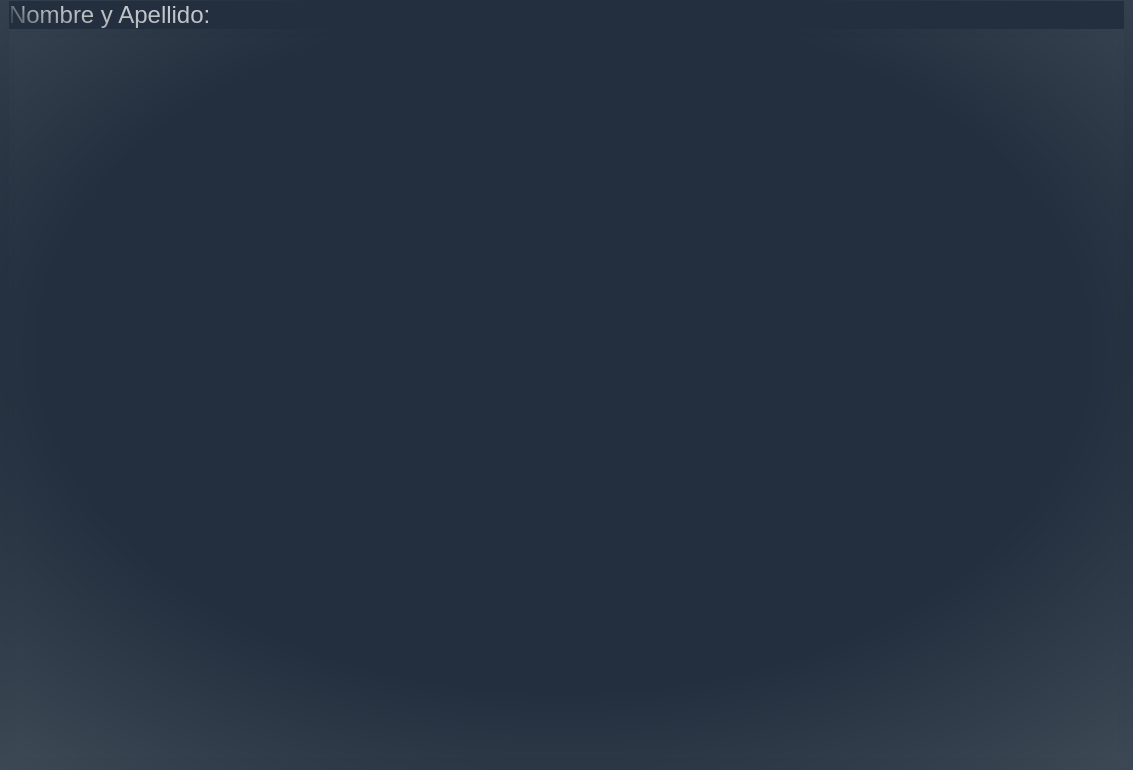
<?xml version="1.0" encoding="UTF-8"?>
<ui version="4.0">
 <class>User_UI</class>
 <widget class="QWidget" name="User_UI">
  <property name="geometry">
   <rect>
    <x>0</x>
    <y>0</y>
    <width>1133</width>
    <height>770</height>
   </rect>
  </property>
  <property name="windowTitle">
   <string>Form</string>
  </property>
  <property name="styleSheet">
   <string notr="true">QWidget{
	background-color:qradialgradient(spread:repeat, cx:0.510025, cy:0.517,radius:2.8, fx:0.49505, fy:0.415, stop:0.169154 rgba(35, 47, 62, 255),stop:1 rgba(255, 255, 255, 255));
	border: 0;
}
/*
QlistWidget{
	background-color: #232F3E;
	font: 15pt &quot;Verdana&quot;;
	color: qconicalgradient(cx:0, cy:0, angle:31.5, stop:0.636816 rgba(35, 47, 62, 255), stop:1 rgba(255, 255, 255, 255));
	border-radius: 30% 15%;
	border-radius: 0%;	

}*/</string>
  </property>
  <layout class="QVBoxLayout" name="verticalLayout">
   <property name="spacing">
    <number>0</number>
   </property>
   <property name="leftMargin">
    <number>9</number>
   </property>
   <property name="topMargin">
    <number>1</number>
   </property>
   <property name="rightMargin">
    <number>9</number>
   </property>
   <property name="bottomMargin">
    <number>3</number>
   </property>
   <item>
    <layout class="QHBoxLayout" name="horizontalLayout">
     <item>
      <widget class="QLabel" name="nombre">
       <property name="sizePolicy">
        <sizepolicy hsizetype="Expanding" vsizetype="Fixed">
         <horstretch>0</horstretch>
         <verstretch>0</verstretch>
        </sizepolicy>
       </property>
       <property name="minimumSize">
        <size>
         <width>0</width>
         <height>0</height>
        </size>
       </property>
       <property name="font">
        <font>
         <family>Tahoma</family>
         <pointsize>18</pointsize>
         <weight>50</weight>
         <italic>false</italic>
         <bold>false</bold>
         <kerning>true</kerning>
        </font>
       </property>
       <property name="styleSheet">
        <string notr="true">background-color: #232F3E;
font: 18pt &quot;Tahoma&quot;;
color: qconicalgradient(cx:0, cy:0, angle:31.5, stop:0.636816 rgba(35, 47, 62, 255), stop:1 rgba(255, 255, 255, 255));
border-radius: 30% 15%;
border-radius: 0%;	
</string>
       </property>
       <property name="text">
        <string>Nombre y Apellido:</string>
       </property>
       <property name="alignment">
        <set>Qt::AlignLeading|Qt::AlignLeft|Qt::AlignVCenter</set>
       </property>
       <property name="wordWrap">
        <bool>false</bool>
       </property>
       <property name="margin">
        <number>15</number>
       </property>
      </widget>
     </item>
    </layout>
   </item>
   <item>
    <widget class="QFrame" name="screen">
     <property name="sizePolicy">
      <sizepolicy hsizetype="Expanding" vsizetype="Expanding">
       <horstretch>0</horstretch>
       <verstretch>0</verstretch>
      </sizepolicy>
     </property>
     <property name="font">
      <font>
       <family>Verdana</family>
       <pointsize>12</pointsize>
       <weight>50</weight>
       <italic>false</italic>
       <bold>false</bold>
      </font>
     </property>
     <property name="styleSheet">
      <string notr="true">font: 12pt &quot;Verdana&quot;;
color: #fff;</string>
     </property>
     <property name="frameShape">
      <enum>QFrame::StyledPanel</enum>
     </property>
     <property name="frameShadow">
      <enum>QFrame::Raised</enum>
     </property>
     <layout class="QVBoxLayout" name="verticalLayout_2">
      <property name="spacing">
       <number>6</number>
      </property>
      <property name="leftMargin">
       <number>6</number>
      </property>
      <property name="rightMargin">
       <number>6</number>
      </property>
      <item>
       <widget class="QWidget" name="screen_widget" native="true"/>
      </item>
     </layout>
    </widget>
   </item>
  </layout>
 </widget>
 <resources>
  <include location="../RecursosSTPUI.qrc"/>
 </resources>
 <connections/>
</ui>
